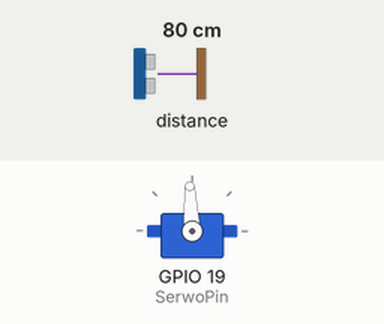
Simulated run of this sketch. Board: ESP32. Parts: servo. The test bench sets the inputs (shaded band); at power-on: distance to the obstacle 80 cm. What the sketch prints to the serial monitor is not drawn.

Above: at 2.2 s.
2.3 s: distance to the obstacle set to 2 cm
At 2.49 s:
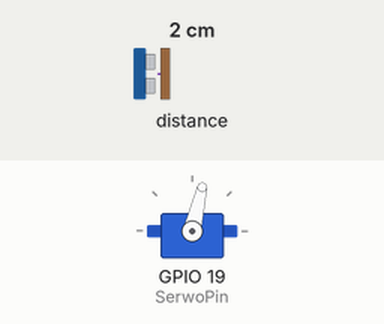
5.3 s: distance to the obstacle set to 250 cm
8.3 s: distance to the obstacle set to 4 cm
Timing chart, 0 to 12.2 s (numbered marks = the images above; inputs shaded):
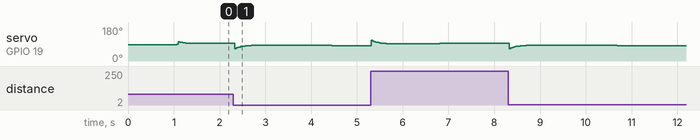

The sketch:

PochylniaPIDSerwo.ino
```cpp
#include <ESP32Servo.h>
#include "Adafruit_VL53L0X.h"

Servo PochylniaSerwo;

Adafruit_VL53L0X lox = Adafruit_VL53L0X();
int licznik_petli = 0;
int wyslij = 0;
int pomiar = 0;
bool pisanie = false;

//EMA
float wartosc_poprzednia = 140.0;
float wartosc_obecna = 140.0;
float alpha = 0.2;

const int SerwoPin = 19;

int KatPochylenia = 1430; //O dziwo taki kąt powinien być idealnie płaski             Jeszcze dodatkowe obserwacje, te serwo reaguje na zmiany co 2 stopnie, nie wykrywa nieparzystych np 67 69
                        //1100 to jeden limit zanim się wykopyrtnie jedna strona
                        //1700 to limit w drugą stronę
int odleglosc_zadana = 140;    //Ignorować wartości powyżej 330mm i poniżej 35 to zaokrąglać jako min
                        //Minimalna wartość to 35 maksymalna 330
int Histereza = 15;
float odleglosc_rzeczywista = 140.0;
float odleglosc_poprzednia = 140.0;

//PID
float obecny_czas  = 0;
float poprzedni_czas = 0;
float dt = 0;
float uchyb = 0;
float uchyb_poprzedni = 0;
float suma_calkowania = 0;
float wynik_rozniczki = 0;
float sterowanie = 0;
float K = -0.3;
float Ti = 3;
float Td = 0.5;

int pomiar_odleglosci();
int PID(float,float);

void setup() {
  Serial.begin(9600);
  delay(1000);
  Serial.println("odpalanie espa");
  PochylniaSerwo.attach(SerwoPin);
  PochylniaSerwo.write(KatPochylenia);

  if(!lox.begin()) Serial.println("Nie znaleziono czujnika");
  VL53L0X_RangingMeasurementData_t measure;
  lox.rangingTest(&measure, false);
  if(measure.RangeStatus != 4) {
  wartosc_obecna = measure.RangeMilliMeter;
  }
}

unsigned long poprzedni_czas_czujnika = 0;
unsigned long obecny_czas_ms = 0;
const unsigned long okres_probkowania_ms = 30;

void loop()
{
  obecny_czas_ms = millis();
  obecny_czas = micros();

  if(obecny_czas_ms - poprzedni_czas_czujnika >= okres_probkowania_ms)
  {
    dt = (obecny_czas - poprzedni_czas)/1000000;
    poprzedni_czas = obecny_czas;

    uchyb_poprzedni = uchyb;
    odleglosc_rzeczywista = pomiar_odleglosci();
    //Uchyb
    uchyb = odleglosc_zadana - odleglosc_rzeczywista;
    if(uchyb < 0 and uchyb > -5) uchyb = 0;
    if(uchyb > 0 and uchyb < 5) uchyb = 0;

    int wartosc_sterujaca = PID(uchyb,uchyb_poprzedni) + KatPochylenia;
    wartosc_sterujaca = constrain(wartosc_sterujaca,1100,1700);
    PochylniaSerwo.writeMicroseconds(wartosc_sterujaca);

    poprzedni_czas_czujnika = obecny_czas_ms;
  }
  //Serial.print(" | Obecne dt: "); Serial.println(dt,6);
}

int pomiar_odleglosci()
{
  int odleglosc = 0;

  VL53L0X_RangingMeasurementData_t measure;
  lox.rangingTest(&measure,false);
  odleglosc = measure.RangeMilliMeter;

  if(odleglosc >= 330) odleglosc = 330;
  if(odleglosc <= 35) odleglosc = 35;

  wartosc_obecna = alpha*odleglosc + (1.0 - alpha) * wartosc_poprzednia;
  wartosc_poprzednia = wartosc_obecna;

  wyslij++;
  if(wyslij == 25)
  {
    wyslij = 0;

    Serial.print("Odległośc: ");
    if (measure.RangeStatus != 4)
    {
      Serial.print(measure.RangeMilliMeter);
      Serial.print(" mm");
      Serial.print(" | Odleglosc EMA: ");
      Serial.println(wartosc_obecna);
    } else {
      Serial.println("Poza zasięgiem");
    }
    pisanie = true;
  }

  return wartosc_obecna;
}

int PID(float uchyb, float uchyb_poprzedni)
{
  //Całkowanie
  suma_calkowania = uchyb*dt + suma_calkowania;

  float limit_calki = 150;
  suma_calkowania = constrain(suma_calkowania,-limit_calki,limit_calki);
  //Różniczkowanie
  wynik_rozniczki = (uchyb - uchyb_poprzedni)/dt;
  sterowanie = K*(uchyb + 1.0/Ti*suma_calkowania + Td*wynik_rozniczki);
  return sterowanie;
}
```
